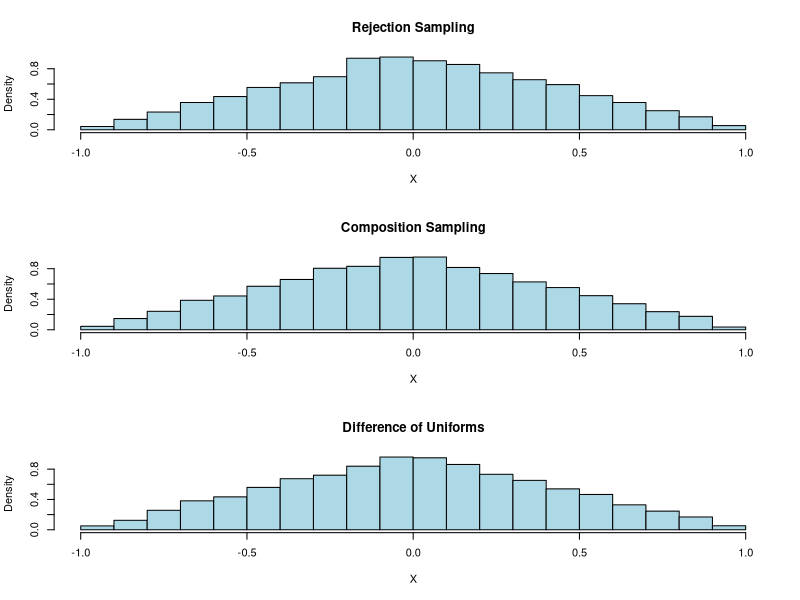

Write R code to recreate this figure.
# rejection sampling
rejection_sampling <- function(n) {
  x <- runif(n, min = -1, max = 1)
  y <- runif(n, min = 0, max = 1)
  fx <- ifelse(x <= 0, x + 1, 1 - x)
  accepted <- y <= fx
  return(x[accepted])
}

# composition sampling
composition_sampling <- function(n) {
  Y <- ifelse(runif(n) < 0.5, sqrt(runif(n)) - 1, 1 - sqrt(1 - runif(n)))
  X <- ifelse(runif(n) < 0.5, Y, -Y)
  return(X)
}

# difference of uniforms
difference_of_uniforms <- function(n) {
  U1 <- runif(n)
  U2 <- runif(n)
  return(U1 - U2)
}


# checking the random generators
set.seed(123)
n <- 10000
par(mfrow = c(3, 1))

# Rejection Sampling
x_rejection_samples <- rejection_sampling(n)
hist(x_rejection_samples, main = "Rejection Sampling", xlab = "X", col = "lightblue", freq = FALSE)

# Composition Sampling
x_composition_samples <- composition_sampling(n)
hist(x_composition_samples, main = "Composition Sampling", xlab = "X", col = "lightblue", freq = FALSE)

# Difference of Uniforms
x_difference_uniforms_samples <- difference_of_uniforms(n)
hist(x_difference_uniforms_samples, main = "Difference of Uniforms", xlab = "X", col = "lightblue", freq = FALSE)

# Calculate variance for each method
var_rejection <- var(x_rejection_samples)
var_composition <- var(x_composition_samples)
var_difference <- var(x_difference_uniforms_samples)

cat("Variance of X (Rejection Sampling):", var_rejection, "\n")
cat("Variance of X (Composition Sampling):", var_composition, "\n")
cat("Variance of X (Differences of Uniforms):", var_difference, "\n")






